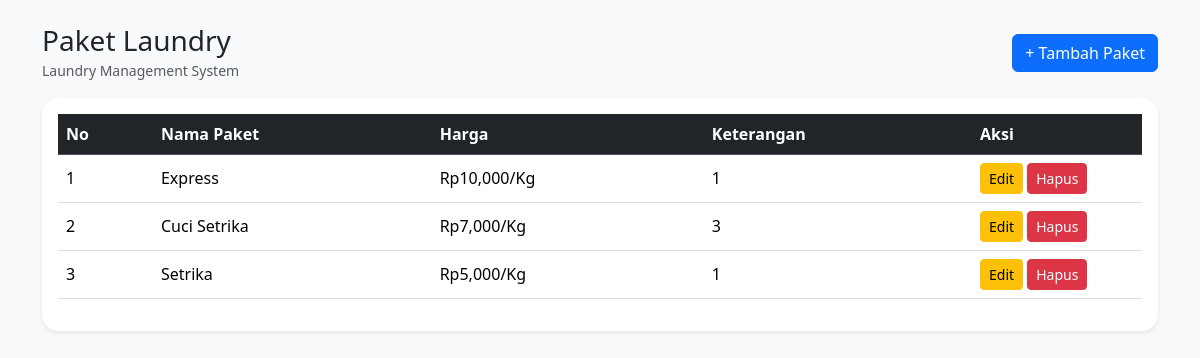
Screenshot of /paket/index.php with the database file from the repository.
### tables this page shows
CREATE TABLE `paket` (
  `id` int(11) NOT NULL,
  `nama_paket` varchar(100) DEFAULT NULL,
  `harga` int(11) DEFAULT NULL,
  `keterangan` varchar(100) DEFAULT NULL
);

### paket/index.php (the view, shortened to what this page needs)
<?php
include '../koneksi.php';
$data = mysqli_query($conn,"
    SELECT *
    FROM paket
    ORDER BY id DESC
");
?>
<!DOCTYPE html>
<html lang="id">
<head>
    <link href="https://cdn.jsdelivr.net/npm/bootstrap@5.3.3/dist/css/bootstrap.min.css" rel="stylesheet">
</head>
<body class="bg-light">
<div class="container py-4">
    <div class="d-flex justify-content-between align-items-center mb-3">
        <div>
            <h3 class="mb-0">
                Paket Laundry
            </h3>
            <small class="text-muted">
                Laundry Management System
            </small>
        </div>
        <button
            class="btn btn-primary"
            data-bs-toggle="modal"
            data-bs-target="#modalTambah">
            + Tambah Paket
        </button>
    </div>
    <div class="card border-0 shadow-sm rounded-4">
        <div class="card-body">
            <div class="table-responsive">
                <table class="table table-hover align-middle">
                    <thead class="table-dark">
                        <tr>
                            <th>No</th>
                            <th>Nama Paket</th>
                            <th>Harga</th>
                            <th>Keterangan</th>
                            <th width="170">Aksi</th>
                        </tr>
                    </thead>
                    <tbody>
                    <?php
                    $no = 1;
                    while($d = mysqli_fetch_array($data)){
                    ?>
                        <tr>
                            <td>
                                <?php echo $no++; ?>
                            </td>
                            <td>
                                <?php echo $d['nama_paket']; ?>
                            </td>
                            <td>
                                Rp<?php echo number_format($d['harga']); ?>/Kg
                            </td>
                            <td>
                                <?php echo $d['keterangan']; ?>
                            </td>
                            <td>
                                <button
                                    class="btn btn-warning btn-sm"
                                    data-bs-toggle="modal"
                                    data-bs-target="#edit<?php echo $d['id']; ?>">
                                    Edit
                                </button>
                                <a
                                    href="?hapus=<?php echo $d['id']; ?>"
                                    class="btn btn-danger btn-sm"
                                    onclick="return confirm('Hapus paket?')">
                                    Hapus
                                </a>
                            </td>
                        </tr>
                    <?php } ?>
                    </tbody>
                </table>
            </div>
        </div>
    </div>
</div>
</body>
</html>

### rows the page displays
paket: nama_paket "Express", harga "10,000", keterangan "1"
paket: nama_paket "Cuci Setrika", harga "7,000", keterangan "3"
paket: nama_paket "Setrika", harga "5,000", keterangan "1"
